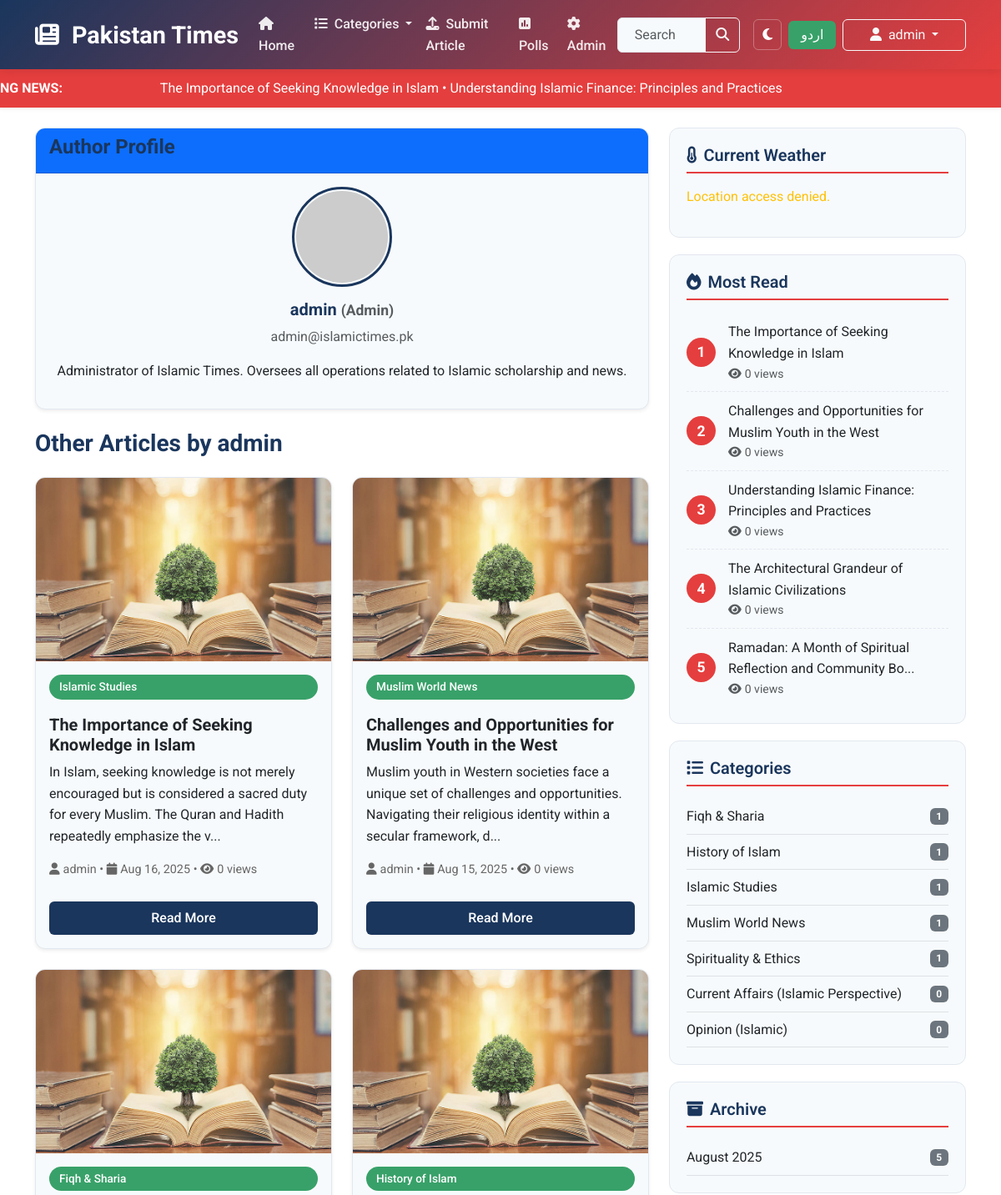
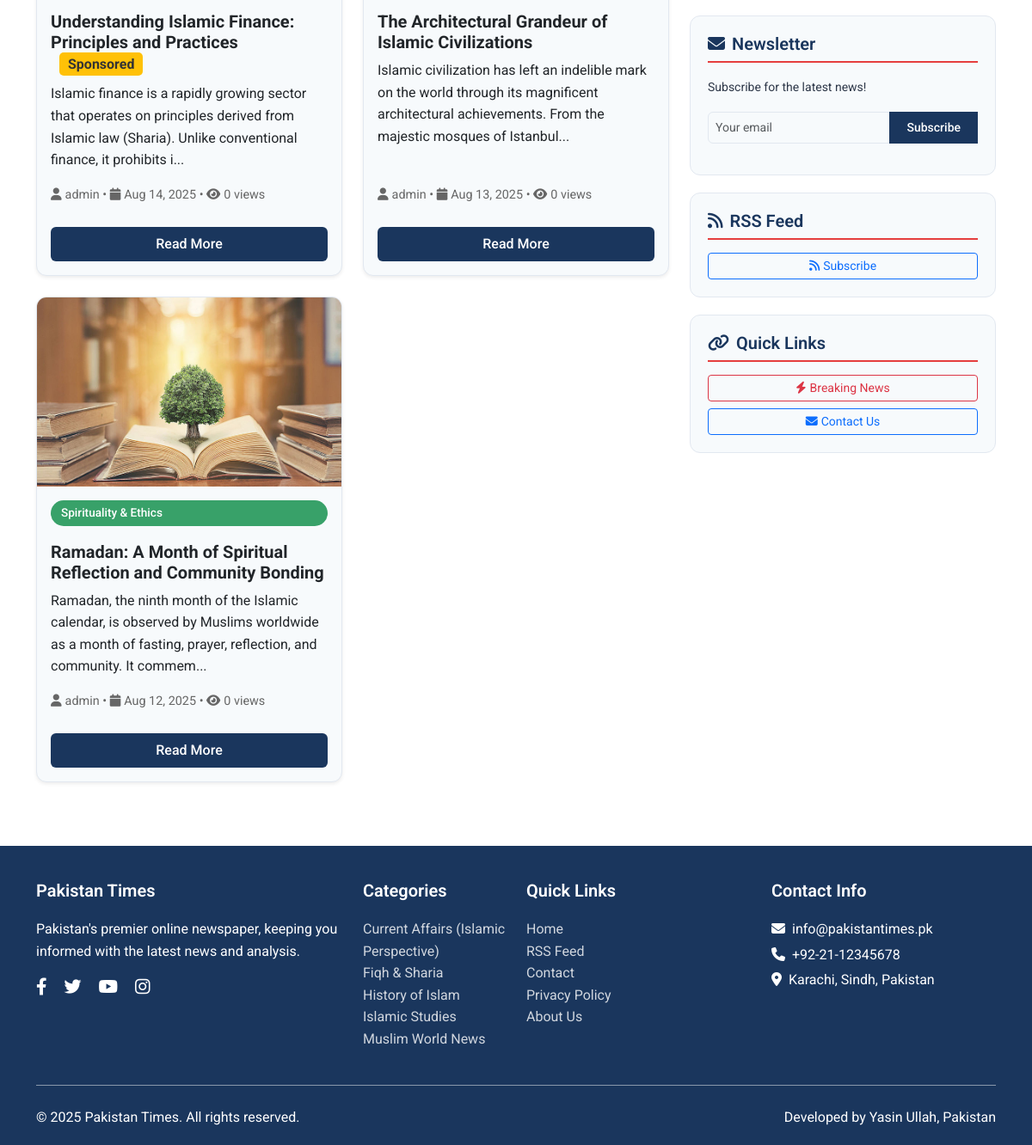
Page /general newspaper index.php?view=author&id=1&lang=en (signed in) on the committed database (2 pictures, top to bottom).
### tables this page shows
CREATE TABLE `users` (
  `id` int NOT NULL,
  `username` varchar(100) NOT NULL,
  `email` varchar(255) NOT NULL,
  `password` varchar(255) NOT NULL,
  `role` enum('admin','editor','public') DEFAULT 'public',
  `avatar` varchar(255) DEFAULT NULL,
  `bio_en` text,
  `bio_ur` text,
  `social_links` json DEFAULT NULL,
  `created_at` timestamp NULL DEFAULT CURRENT_TIMESTAMP
);

CREATE TABLE `articles` (
  `id` int NOT NULL,
  `title_en` text NOT NULL,
  `title_ur` text NOT NULL,
  `content_en` longtext NOT NULL,
  `content_ur` longtext NOT NULL,
  `category_id` int DEFAULT NULL,
  `author_id` int DEFAULT NULL,
  `image` varchar(255) DEFAULT NULL,
  `is_breaking` tinyint(1) DEFAULT '0',
  `views` int DEFAULT '0',
  `likes` int DEFAULT '0',
  `status` enum('draft','published') DEFAULT 'published',
  `is_sponsored` tinyint(1) DEFAULT '0',
  `slug` varchar(255) DEFAULT NULL,
  `published_at` timestamp NULL DEFAULT CURRENT_TIMESTAMP,
  `created_at` timestamp NULL DEFAULT CURRENT_TIMESTAMP,
  `updated_at` timestamp NULL DEFAULT CURRENT_TIMESTAMP ON UPDATE CURRENT_TIMESTAMP,
  `seo_meta_title_en` varchar(255) DEFAULT NULL,
  `seo_meta_title_ur` varchar(255) DEFAULT NULL,
  `seo_meta_description_en` text,
  `seo_meta_description_ur` text,
  `seo_keywords_en` text,
  `seo_keywords_ur` text
);

CREATE TABLE `categories` (
  `id` int NOT NULL,
  `name_en` varchar(100) NOT NULL,
  `name_ur` varchar(100) NOT NULL,
  `slug` varchar(100) NOT NULL
);

### general newspaper index.php (the view, shortened to what the rows shown need)
<?php
$db_host = 'localhost';
$db_user = 'root';
$db_pass = 'root';
$db_name = 'newspaper_db';
$conn = new mysqli($db_host, $db_user, $db_pass, $db_name);
$conn->set_charset("utf8mb4");
$lang = $_GET['lang'] ?? $_SESSION['lang'] ?? 'en';
$view = $_GET['view'] ?? 'home';
?>
<!DOCTYPE html>
<html lang="<?= $lang ?>" dir="<?= $lang === 'ur' ? 'rtl' : 'ltr' ?>">
<head>
    <link href="https://cdnjs.cloudflare.com/ajax/libs/bootstrap/5.3.2/css/bootstrap.min.css" rel="stylesheet">
    <link href="https://cdnjs.cloudflare.com/ajax/libs/font-awesome/6.4.0/css/all.min.css" rel="stylesheet">
</head>
<body>
    <main class="container my-4">
        <div class="row">
            <div class="<?php echo ($view === 'admin') ? 'col-12' : 'col-lg-8'; ?>">
                <?php
                switch ($view) {
                    case 'author':
                        include_author_view();
                        break;
                }
                ?>
                <?php
                function include_author_view()
                {
                    global $conn, $lang;
                    $author_id = $_GET['id'] ?? null;
                    $stmt_author = $conn->prepare("SELECT id, username, email, role, avatar, bio_en, bio_ur, social_links FROM users WHERE id = ?");
                    $stmt_author->bind_param("i", $author_id);
                    $stmt_author->execute();
                    $author = $stmt_author->get_result()->fetch_assoc();
                    $bio = $lang === 'ur' ? ($author['bio_ur'] ?: ($author['bio_en'] ?: $author['bio_ur'])) : ($author['bio_en'] ?: ($author['bio_ur'] ?: $author['bio_en']));
                    echo '<div class="card shadow-sm mb-4">';
                    echo '<div class="card-header bg-primary text-white"><h4>' . ($lang === 'ur' ? 'مصنف کا پروفائل' : 'Author Profile') . '</h4></div>';
                    echo '<div class="card-body text-center">';
                    if ($author['avatar']) {
                        echo '<img src="' . htmlspecialchars($author['avatar']) . '" class="profile-avatar" alt="' . htmlspecialchars($author['username']) . ' Avatar">';
                    } else {
                        echo '<img src="https://via.placeholder.com/120x120/ccc/white?text=Avatar" class="profile-avatar" alt="Default Avatar">';
                    }
                    echo '<h5>' . htmlspecialchars($author['username']) . ' <small class="text-muted">(' . ucfirst($author['role']) . ')</small></h5>';
                    echo '<p class="text-muted">' . htmlspecialchars($author['email']) . '</p>';
                    echo '<p>' . nl2br(htmlspecialchars($bio)) . '</p>';
                    echo '</div>';
                    echo '</div>';
                    echo '<h3 class="mb-4">' . ($lang === 'ur' ? 'مصنف کے دیگر مضامین' : 'Other Articles by ' . htmlspecialchars($author['username'])) . '</h3>';
                    $page = $_GET['page'] ?? 1;
                    $limit = 6;
                    $offset = ($page - 1) * $limit;
                    $articles_query = "
                        SELECT a.*, c.name_en, c.name_ur, u.username
                        FROM articles a
                        LEFT JOIN categories c ON a.category_id = c.id
                        LEFT JOIN users u ON a.author_id = u.id
                        WHERE a.author_id = ? AND a.status = 'published' AND a.published_at <= NOW()
                        ORDER BY a.published_at DESC
                        LIMIT ? OFFSET ?
                    ";
                    $stmt_articles = $conn->prepare($articles_query);
                    $stmt_articles->bind_param("iii", $author_id, $limit, $offset);
                    $stmt_articles->execute();
                    $articles = $stmt_articles->get_result();
                    echo '<div class="row">';
                    while ($article = $articles->fetch_assoc()) {
                        $title = $lang === 'ur' ? $article['title_ur'] : $article['title_en'];
                        $content = $lang === 'ur' ? $article['content_ur'] : $article['content_en'];
                        $category = $lang === 'ur' ? ($article['name_ur'] ?? 'نامعلوم') : ($article['name_en'] ?? 'Unknown');
                        echo '<div class="col-md-6 mb-4">';
                        echo '<div class="card h-100 shadow-sm">';
                        if ($article['image']) {
                            echo '<img src="' . htmlspecialchars($article['image']) . '" class="card-img-top" alt="' . htmlspecialchars($title) . '">';
                        } else {
                            echo '<img src="https://via.placeholder.com/600x400/ccc/white?text=No+Image" class="card-img-top" alt="No image available">';
                        }
                        echo '<div class="card-body d-flex flex-column">';
                        echo '<span class="category-badge">' . htmlspecialchars($category) . '</span>';
                        echo '<h5 class="card-title mt-2">' . htmlspecialchars($title);
                        if ($article['is_sponsored']) {
                            echo ' <span class="sponsored-badge">' . ($lang === 'ur' ? 'سپانسر شدہ' : 'Sponsored') . '</span>';
                        }
                        echo '</h5>';
                        echo '<p class="card-text">' . htmlspecialchars(substr(strip_tags($content), 0, 150)) . '...</p>';
                        echo '<div class="meta-info mt-auto">';
                        echo '<i class="fas fa-user me-1"></i>' . htmlspecialchars($article['username'] ?? ($lang === 'ur' ? 'نامعلوم مصنف' : 'Unknown Author')) . ' • ';
                        echo '<i class="fas fa-calendar me-1"></i>' . date('M j, Y', strtotime($article['published_at'])) . ' • ';
                        echo '<i class="fas fa-eye me-1"></i>' . $article['views'] . ' ' . ($lang === 'ur' ? 'مناظر' : 'views');
                        echo '</div>';
                        echo '<a href="?view=article&id=' . $article['id'] . '&lang=' . $lang . '" class="btn btn-primary mt-3">';
                        echo $lang === 'ur' ? 'مکمل پڑھیں' : 'Read More';
                        echo '</a>';
                        echo '</div></div></div>';
                    }
                    echo '</div>';
                }
                ?>
            </div>
            <?php if ($view !== 'admin'): ?>
                <aside class="col-lg-4">
                    <div class="sidebar print-hidden">
                        <?php
                        $most_read_query = $conn->query("
                        SELECT * FROM articles
                        WHERE status = 'published' AND published_at <= NOW()
                        ORDER BY views DESC
                        LIMIT 5
                    ");
                        $counter = 1;
                        while ($article = $most_read_query->fetch_assoc()):
                            $title = $lang === 'ur' ? $article['title_ur'] : $article['title_en'];
                        ?>
                            <div class="most-read-item">
                                <div class="most-read-number"><?= $counter ?></div>
                                <div>
                                    <a href="?view=article&id=<?= $article['id'] ?>&lang=<?= $lang ?>" class="text-decoration-none text-dark">
                                        <?= htmlspecialchars(mb_strimwidth($title, 0, 60, "...")) ?>
                                    </a>
                                    <div class="small text-muted" dir="ltr">
                                        <i class="fas fa-eye me-1"></i><span class="view-count"><?= $article['views'] ?></span> <?= $lang === 'ur' ? 'مناظر' : 'views' ?>
                                    </div>
                                </div>
                            </div>
                        <?php $counter++;
                        endwhile; ?>
                    </div>
                    <div class="sidebar print-hidden">
                        <?php
                        $categories_sidebar_query = $conn->query("
                        SELECT c.*, COUNT(a.id) as article_count
                        FROM categories c
                        LEFT JOIN articles a ON c.id = a.category_id AND a.status = 'published' AND a.published_at <= NOW()
                        GROUP BY c.id
                        ORDER BY article_count DESC, c.name_en
                    ");
                        while ($cat = $categories_sidebar_query->fetch_assoc()):
                            $cat_name = $lang === 'ur' ? $cat['name_ur'] : $cat['name_en'];
                        ?>
                            <a href="?view=category&cat=<?= $cat['slug'] ?>&lang=<?= $lang ?>" class="d-flex justify-content-between align-items-center py-2 border-bottom text-decoration-none text-dark">
                                <span><?= htmlspecialchars($cat_name) ?></span>
                                <span class="badge bg-secondary category-count"><?= $cat['article_count'] ?></span>
                            </a>
                        <?php endwhile; ?>
                    </div>
                </aside>
            <?php endif; ?>
        </div>
    </main>
    <footer class="footer print-hidden">
        <div class="container">
            <div class="row">
                <div class="col-md-2 mb-4 mb-md-0">
                    <ul class="list-unstyled">
                        <?php
                        $footer_cats = $conn->query("SELECT * FROM categories ORDER BY name_en LIMIT 5");
                        while ($cat = $footer_cats->fetch_assoc()):
                        ?>
                            <li><a href="?view=category&cat=<?= $cat['slug'] ?>&lang=<?= $lang ?>">
                                    <?= $lang === 'ur' ? $cat['name_ur'] : $cat['name_en'] ?>
                                </a></li>
                        <?php endwhile; ?>
                    </ul>
                </div>
            </div>
        </div>
    </footer>
</body>
</html>

### rows in the picture
users: username "admin", role "Admin", email "admin@islamictimes.pk", bio_en "Administrator of Islamic Times. Oversees all operations related to Islamic scholarship and news."
articles: image (picture), category.name_en "Islamic Studies", title_en "The Importance of Seeking Knowledge in Islam", content_en "In Islam, seeking knowledge is not merely encouraged but is considered a sacred duty for every Muslim. The Quran and Hadith repeatedly emphasize the v", author.username "admin", published_at "Aug 16, 2025", views "0"
articles: image (picture), category.name_en "Muslim World News", title_en "Challenges and Opportunities for Muslim Youth in the West", content_en "Muslim youth in Western societies face a unique set of challenges and opportunities. Navigating their religious identity within a secular framework, d", author.username "admin", published_at "Aug 15, 2025", views "0"
articles: image (picture), category.name_en "Fiqh & Sharia", title_en "Understanding Islamic Finance: Principles and Practices", is_sponsored "Sponsored", content_en "Islamic finance is a rapidly growing sector that operates on principles derived from Islamic law (Sharia). Unlike conventional finance, it prohibits i", author.username "admin", published_at "Aug 14, 2025", views "0"
articles: image (picture), category.name_en "History of Islam", title_en "The Architectural Grandeur of Islamic Civilizations", content_en "Islamic civilization has left an indelible mark on the world through its magnificent architectural achievements. From the majestic mosques of Istanbul", author.username "admin", published_at "Aug 13, 2025", views "0"
articles: image (picture), category.name_en "Spirituality & Ethics", title_en "Ramadan: A Month of Spiritual Reflection and Community Bonding", content_en "Ramadan, the ninth month of the Islamic calendar, is observed by Muslims worldwide as a month of fasting, prayer, reflection, and community. It commem", author.username "admin", published_at "Aug 12, 2025", views "0", title_en "Ramadan: A Month of Spiritual Reflection and Community Bo..."
categories: name_en "Fiqh & Sharia", article_count "1"
categories: name_en "History of Islam", article_count "1"
categories: name_en "Islamic Studies", article_count "1"
categories: name_en "Muslim World News", article_count "1"
categories: name_en "Spirituality & Ethics", article_count "1"
categories: name_en "Current Affairs (Islamic Perspective)", article_count "0"
categories: name_en "Opinion (Islamic)", article_count "0"

### other values in the picture
$_SESSION['username'] "admin"
implode(' • ', $news_items) "The Importance of Seeking Knowledge in Islam • Understanding Islamic Finance: Principles and Practices"
$month_name_display "August"
$archive['year'] "2025"
$archive['count'] "5"
